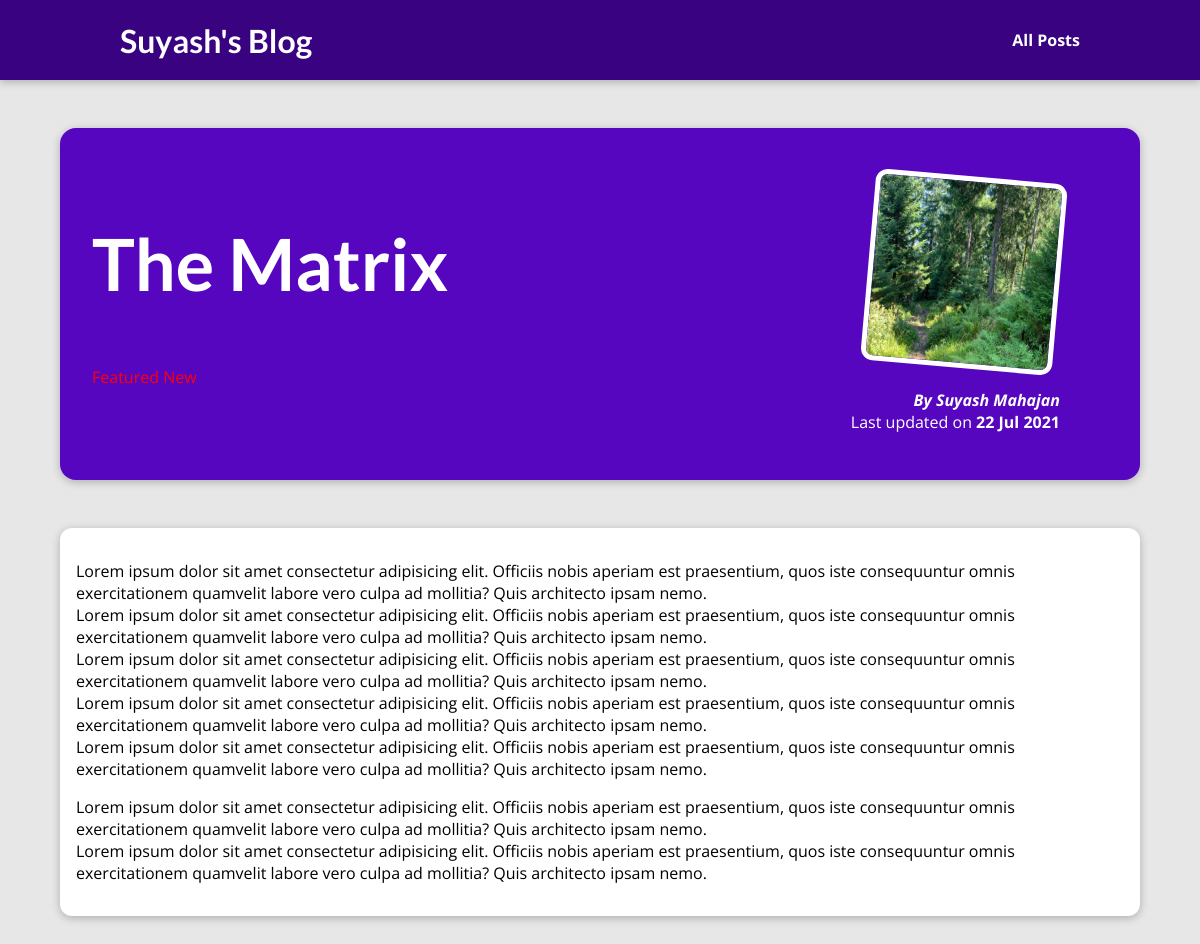
/posts/the-matrix, run on the app's committed database.
### blog/models.py (models this page shows, shortened)
class Post(models.Model):
    title = models.CharField(max_length=100)
    excerpt = models.CharField(max_length=200)
    image_name = models.CharField(max_length=100)
    date = models.DateField(auto_now=True)
    slug = models.SlugField(unique=True, db_index=True)
    content = models.TextField(validators=[MinLengthValidator(50)])
    author = models.ForeignKey(Author, on_delete=models.SET_NULL, null="True", related_name="posts")
    tags = models.ManyToManyField(Tag)

class Tag(models.Model):
    caption = models.CharField(max_length=10)
    def __str__(self) -> str:
        return f"{self.caption}"

class Author(models.Model):
    first_name = models.CharField(max_length=50)
    last_name = models.CharField(max_length=50)
    email = models.EmailField()
    def __str__(self) -> str:
        return f"{self.first_name} {self.last_name}"

### blog/views.py (the view)
# urls.py: path("posts/<slug:slug>", views.post_detail, name="post-detail-page")  # / e.g. /post/my-first-post
def post_detail(request, slug):
    show_post = get_object_or_404(Post, slug=slug)
    return render(request, "blog/post-detail.html", {
        "view_post": show_post,
        "tags": show_post.tags.all()
    })

### blog/templates/blog/post-detail.html (shortened to what this page needs)
{% extends "base.html" %}
{% load static %}
{% block css_files %}
<link rel="stylesheet" href="{% static 'blog/post-detail.css'%}" />
{% endblock %}
{% block content %}
<section id="summary">
    <h2>
        {{ view_post.title }}
    </h2>
    <div style="color: red">
        {% for tag in tags %}
        <span>{{ tag }}</span>
        {% endfor %}
    </div>
    <article>
        <img src="{% static 'blog/images/'|add:view_post.image_name%}" alt="{{ post.title }}" />
        <address>By <a style="color: white; text-decoration:none" href="mailto:{{view_post.author.email}}"> {{ view_post.author|title }}</a></address>
        <div>
            Last updated on <time> {{ view_post.date|date:"d M Y" }} </time>
        </div>
    </article>
</section>
<main>
    <p>
        {{ view_post.content|linebreaks }}
    </p>
</main>
{% endblock %}

### static/app.css (style rules this page uses)
* { box-sizing: border-box; }
html { font-family: 'Open Sans', 'Lato', sans-serif; }
body { margin: 0; }
h1, h2, h3 { font-family: 'Lato', sans-serif; font-weight: bold; }

### blog/static/blog/post-detail.css (style rules this page uses)
body { background-color: #e7e7e7; }
#summary { margin: 8rem auto 3rem auto; padding: 2rem; width: 90%; max-width: 90rem; border-radius: 16px; background-color: #5706c0; position: relative; box-shadow: 0 2px 8px rgba(0, 0, 0, 0.25); height: 22rem; }
#summary h2 { color: white; font-size: 4.5rem; }
#summary article { position: absolute; top: 2rem; right: 3rem; padding: 1rem 2rem; border-radius: 12px; text-align: right; color: white; }
#summary article img { width: 12rem; height: 12rem; border-radius: 12px; transform: rotateZ(5deg); border: 5px solid white; margin-bottom: 1rem; }
#summary address { font-weight: bold; }
#summary time { font-weight: bold; }
main { width: 90%; max-width: 90rem; margin: 3rem auto; background-color: white; padding: 1rem; border-radius: 12px; box-shadow: 0 2px 8px rgba(0, 0, 0, 0.25); }

### data on the page
Post: title "The Matrix", image_name (picture), author "Suyash Mahajan", date "22 Jul 2021", content "Lorem ipsum dolor sit amet consectetur adipisicing elit. Officiis nobis aperiam est praesentium, quos iste consequuntur omnis exercitationem quamvelit labore vero culpa ad mollitia? Quis architecto ipsam nemo. Lorem ipsum dolor sit amet consectetur adipisicing elit. Officiis nobis aperiam est praesentium, quos iste consequuntur omnis exercitationem quamvelit labore vero culpa ad mollitia? Quis architecto ipsam nemo. Lorem ipsum dolor sit amet consectetur adipisicing elit. Officiis nobis aperiam est praesentium, quos iste consequuntur omnis exercitationem quamvelit labore vero culpa ad mollitia? Quis architecto ipsam nemo. Lorem ipsum dolor sit amet consectetur adipisicing elit. Officiis…"
Tag: caption "Featured"
Tag: caption "New"
